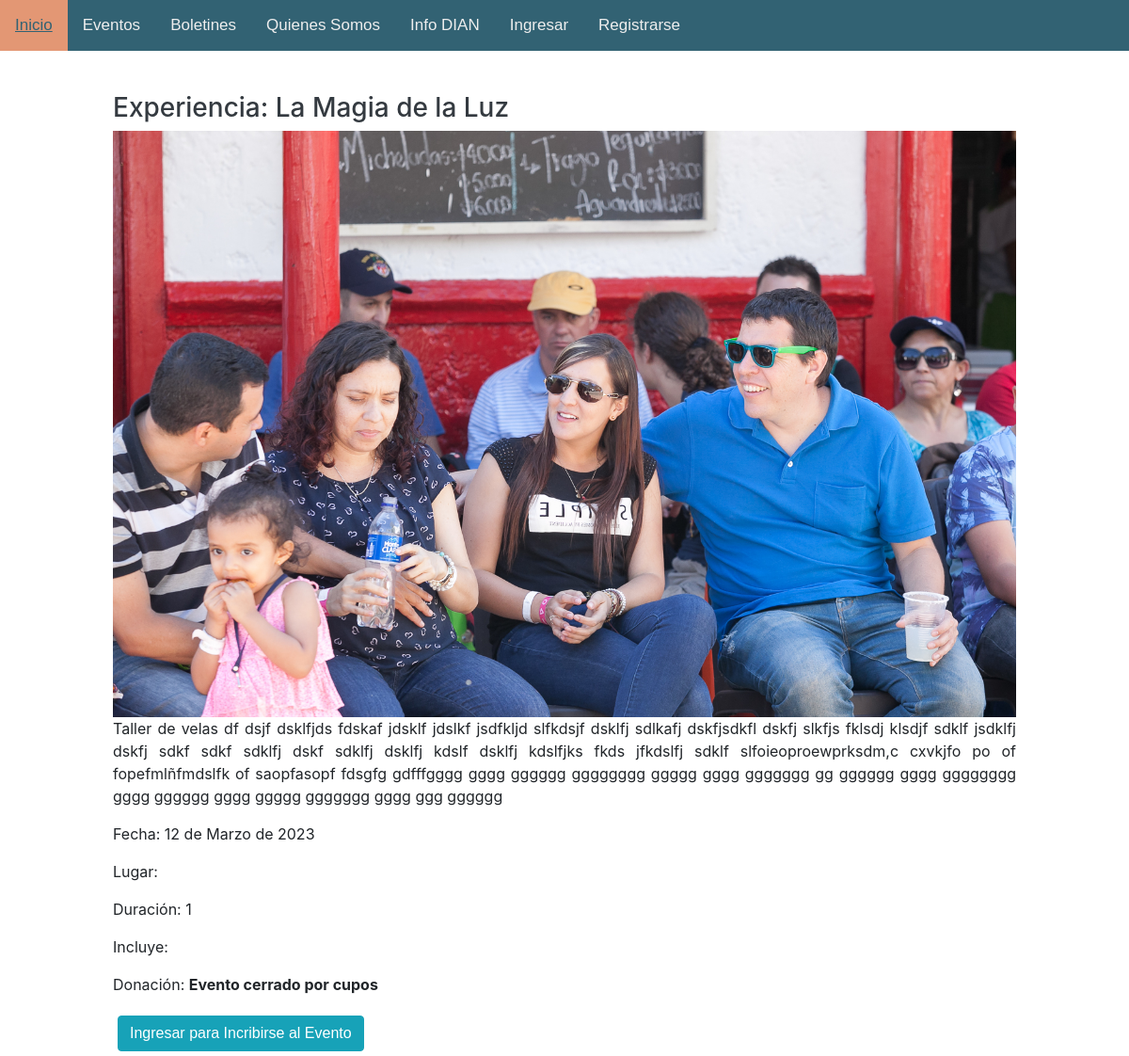
The page /eventos/evento/1/ on the database as committed earlier.
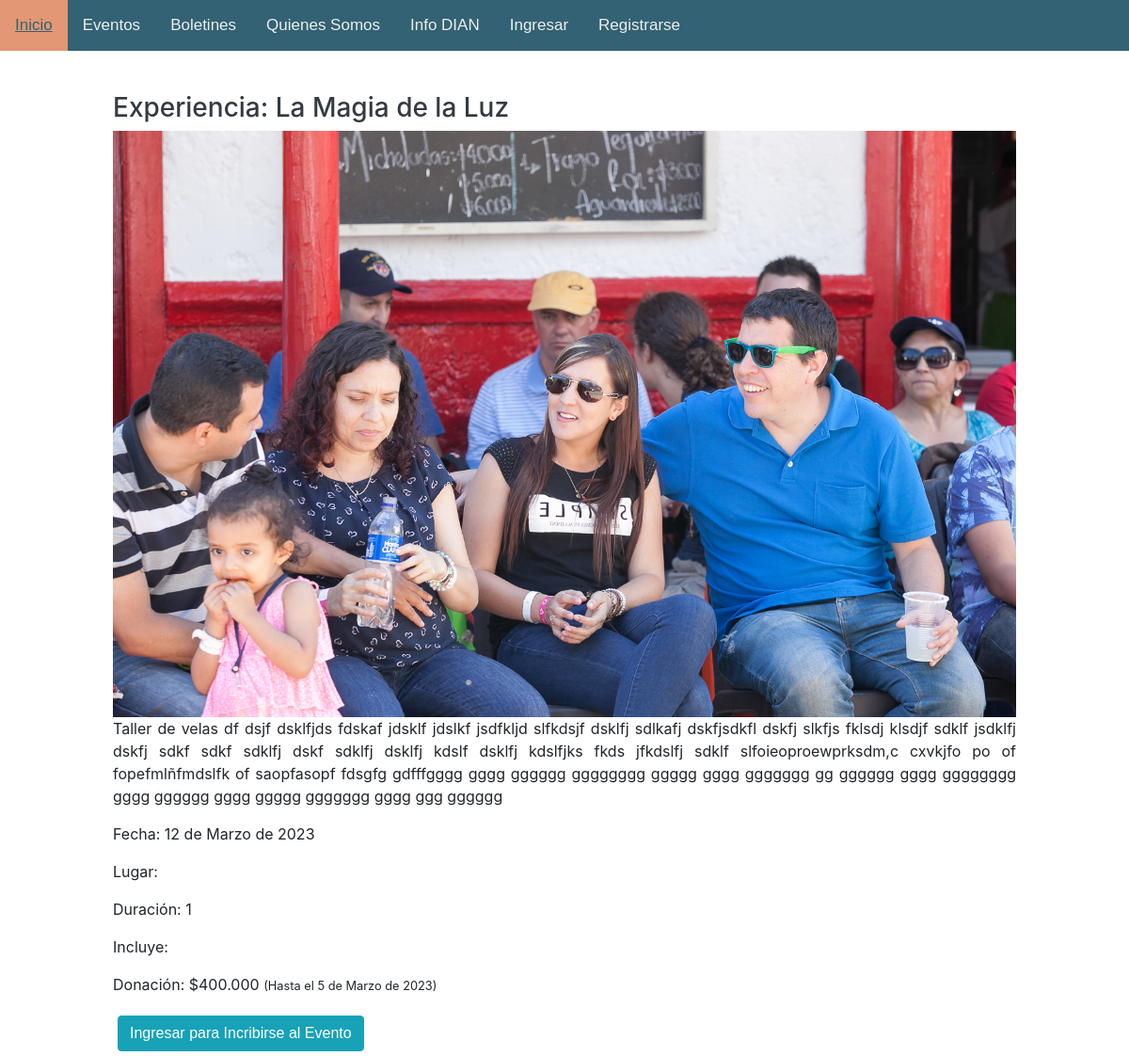
The same page on the database as committed later.
### eventos/models.py (models this page shows, shortened)
class Evento(models.Model):
    TYPES = [
        ('Taller', 'Taller'),
        ('Encuentro', 'Encuentro'),
        ('Experiencia', 'Experiencia'),
    ]
    nombre = models.CharField(max_length=40)
    tipo = models.CharField(max_length=15, choices=TYPES)
    descripcion = models.TextField(null=True, blank=True)
    lugar = models.TextField(null=True, blank=True)
    duracion = models.CharField(max_length=40)
    incluye = models.TextField(null=True, blank=True)
    fecha = models.DateField()
    costo1 = models.PositiveIntegerField(default=0)
    fecha_costo1 = models.DateField(default=None, null=True, blank=True)
    costo2 = models.PositiveIntegerField(default=0)
    fecha_costo2 = models.DateField(default=None, null=True, blank=True)
    costo = models.PositiveIntegerField(default=0)
    fecha_costo = models.DateField(default=None, null=True, blank=True)
    imagen = models.ImageField(upload_to='eventos', null=True, blank=True)
    inscritos = models.ManyToManyField(User, blank=True)
    concluido = models.BooleanField(default=False)
    cancelado = models.BooleanField(default=False)
    cupos = models.PositiveSmallIntegerField(default=0)
    cant_inscritos = models.PositiveSmallIntegerField(default=0)
    cerrado = models.BooleanField(default=False)
    prueba = models.BooleanField(default=True)

### eventos/views.py (the view, shortened to what this page needs)
# urls.py: path('evento/<int:pk>/', views.eventDetails, name="eventos.detail"),
def eventDetails(request, pk):
    comunidad = False # Por defecto los usuarios no son de la comunidad
    doc = False # Por defecto que no se tiene el documento de identidad del usuario
    try:
        user = request.user # Usuario loggeado
        cu = CustomUser.objects.get(user=user) # Custom User del usuario loggeado
        if cu.comunidad:
            comunidad =True # Se cambia a verdadero si el usuario es de la comunidad
        if cu.id_number != None and cu.id_number != 0:
            doc = True # Se cambia a verdadero si el usuario ya tiene ingresado el documento de identidad
    except:
        pass
    for evento in Evento.objects.filter(cancelado=False, concluido=False):
        evento.cant_inscritos = 0
        for inscripcion in Inscripciones.objects.filter(evento=evento):
                evento.cant_inscritos = evento.cant_inscritos + inscripcion.cantidad
        if evento.cant_inscritos >= evento.cupos or evento.fecha_costo2 < date.today():
            evento.cerrado = True
        else:
            evento.cerrado = False
        if evento.fecha < date.today():
            evento.concluido = True
        evento.save()
    event = Evento.objects.get(pk=pk)
    if event.fecha_costo1 > date.today():
        event.costo = event.costo1
        event.fecha_costo = event.fecha_costo1
    else:
        event.costo = event.costo2
        event.fecha_costo = event.fecha_costo2
    event.save()
    inscrito = request.user in event.inscritos.all()
    try:
        cupos = Inscripciones.objects.get(usuario=request.user, evento=event).cantidad
    except:
        cupos = 0
    return render(request, 'eventos/detail.html', {
        'event':event,
        'inscrito': inscrito,
        'cupos': cupos,
        'comunidad': comunidad,
        'doc': doc,
    })

### eventos/templates/eventos/detail.html (shortened to what this page needs)
{% extends 'base.html' %}
{% load static %}
{% block body %}
    <div style="margin: 0 auto; width: 80%;">
        <br>
        <h3 class="text-dark text-decoration-non top-20">{{ event.tipo }}: {{ event.nombre }}</h3>
        <img src="{{event.imagen.url}}" alt="{{event.nombre}}" width="100%">
        <p class="card-text" style="text-align: justify;">{{ event.descripcion }}</p>
        <p class="card-text" style="text-align: justify;">Fecha: {{ event.fecha }}</p>
        <p class="card-text" style="text-align: justify;">Lugar: {{ event.lugar }}</p>
        <p class="card-text" style="text-align: justify;">Duración: {{ event.duracion}}</p>
        <p class="card-text" style="text-align: justify;">Incluye: {{ event.incluye }}</p>
        <p class="card-text" style="text-align: justify;">Donación:
            {% if event.cerrado %}
                <b>Evento cerrado por cupos</b>
            {% else %}
                ${{ event.costo }} <small>(Hasta el {{ event.fecha_costo }})</small>
            {% endif %}
        </p>
        {% if user.is_authenticated %}
            {% if inscrito %}
                <h5>Cantidad de cupos que has reservado: {{ cupos }}</h5>
                <form action="{% url 'eventos.agregar_cupo' pk=event.id %}" method="POST"> {% csrf_token %}
                    <button type="submit" class="btn btn-primary">Agregar otro cupo a tu inscripción</button>
                </form>
                <form action="{% url 'eventos.quitar_cupo' pk=event.id %}" method="POST"> {% csrf_token %}
                    <button type="submit" class="btn btn-secundary">Quitar un cupo a tu inscripción</button>
                </form>
                <form action="{% url 'eventos.desuscribir' pk=event.id %}" method="POST"> {% csrf_token %}
                    <button type="submit" class="btn btn-danger">Desinscribirse del Evento</button>
                </form>
            {% else %}
                <button id="btn-inscribir" class="btn btn-primary" onclick="inscribirse()">Inscribirse al Evento</button>
            {% endif %}
        {% else %}
            <form action="{% url 'eventos.inscribir' pk=event.id %}" method="POST"> {% csrf_token %}
                <button type="submit" class="btn btn-info">Ingresar para Incribirse al Evento</button>
            </form>
        {% endif %}
    </div>
{% endblock %}

### static/templates/base.html (shortened to what this page needs)
<!DOCTYPE html>
{% load static %}
{% load l10n %}
<html lang="es">
    <head>
        <link rel="stylesheet" type="text/css" href=" {% static 'css/style.css' %} ">
        <link rel="stylesheet" href="{% static 'css/bootstrap.min.css' %}" type="text/css">
    </head>
    <body>
        <nav>
            <div class="topnav" id="myTopnav">
                <a class="active" href="{% url 'home' %}">Inicio</a>
                <a href="{% url 'eventos.lista' %}">Eventos</a>
                <a href="https://quintanamagica.wordpress.com/blog/">Boletines</a>
                <a href="{% url 'quienes_somos' %}">Quienes Somos</a>
                <a href="{% url 'dian.docs' %}">Info DIAN</a>
                {% if user.is_authenticated %}
                <a href="{% url 'users.profile' %}">Mi Perfil</a>
                <a href="{% url 'donations' %}">Certificados</a>
                <a href="{% url 'users.logout' %}">Salir</a>
                {% else %}
                <a href="{% url 'users.login' %}">Ingresar</a>
                <a href="{% url 'users.signup' %}">Registrarse</a>
                {% endif %}
            </div>
        </nav>
        {% block body %}
        {% endblock %}
    </body>
</html>

### static/css/style.css (style rules this page uses)
body { margin: 0; font-family: Arial, Helvetica, sans-serif; }
nav { background-color: #326273; display: flex; }
.btn { font-family:'Trebuchet MS', 'Lucida Sans Unicode', 'Lucida Grande', 'Lucida Sans', Arial, sans-serif ; padding: 6px; margin: 5px; border-radius: 10px; border-style: none; }
.top-20 { margin-top: 20px; }
.topnav { overflow: hidden; background-color: #326273; }
.topnav a { float: left; display: block; color: #EEE; text-align: center; padding: 14px 16px; text-decoration: none; font-size: 17px; font-family:'Trebuchet MS', 'Lucida Sans Unicode', 'Lucida Grande', 'Lucida Sans', Arial, sans-serif ; }
.topnav a.active { background-color: #E39774; color: #326273; }

Rows that differ between the two databases and show on the page:
changed Evento "Experiencia": costo (not shown) → "400.000"; fecha_costo (not shown) → "5 de Marzo de 2023"
Other text that changed with them:
text no longer shown: "Evento cerrado por cupos"
text now shown: "$ (Hasta el )"
